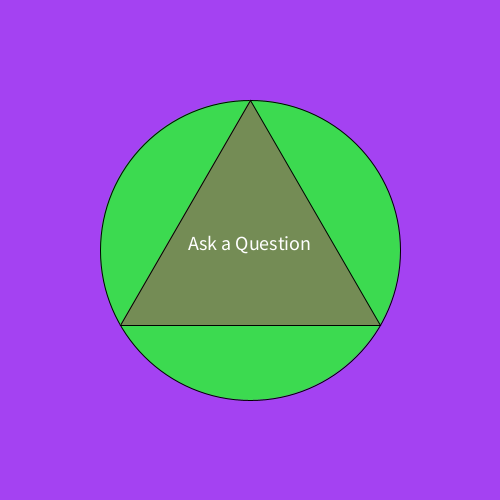
Frame 1 (no input)
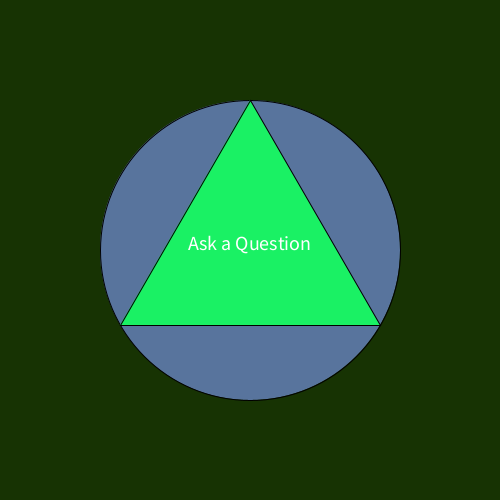
Frame 2 (the mouse pressed at the canvas centre, redrawn once)

The Processing sketch that drew these frames (run headless with seeded random() and noise(); the mouse was pressed at the canvas centre and the sketch redrawn once):

// Processing sketch: processing_79928
// ── processing_79928.pde

//Jimmy C; CP1; Block 6

boolean mode = true;
String[] answers = {"YES","NO","MAYBE"};

void setup()
{
  size (500, 500);
  textAlign(CENTER);
  noLoop();
  textSize(20);
}

void draw()
{
  background (int(random(0,255)),int(random(0,255)),int(random(0,255)));;
  if (mode == true)
  {
    Qmode();
  }
  else
  {
    Amode();
  }
}

void Qmode()
{
  fill(int(random(0,255)),int(random(0,255)),int(random(0,255)));
  ellipse(250, 250, 300, 300);
  fill(int(random(0,255)),int(random(0,255)),int(random(0,255)));
  triangle(250,100,120,325,380,325);
  fill(255);
  text ("Ask a Question", 250, 250);
}

void Amode()
{
  fill(int(random(0,255)),int(random(0,255)),int(random(0,255)));
  ellipse(250, 250, 300, 300);
  fill(int(random(0,255)),int(random(0,255)),int(random(0,255)));
  triangle(250,100,120,325,380,325);
  fill(255);
  text ( answers [int(random(0,3))] , 250, 250);
}

void mouseClicked()
{
  mode = !mode;
  redraw();
}
